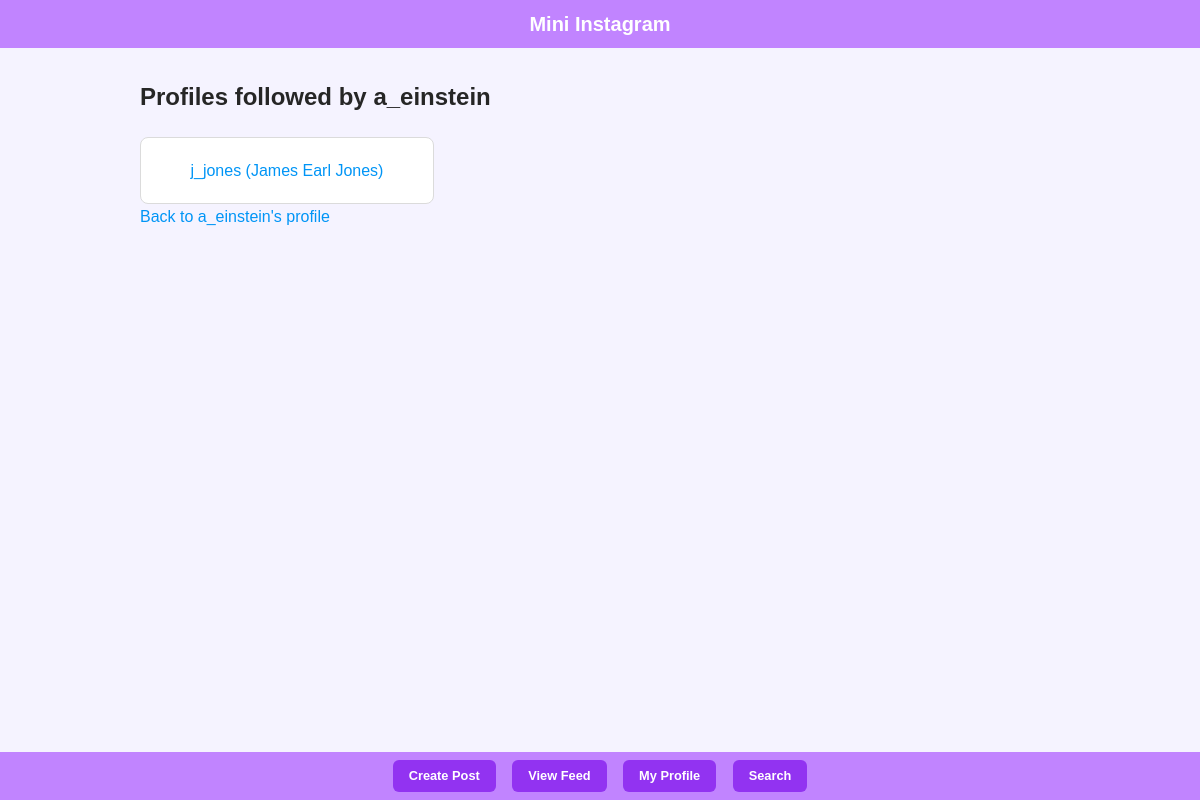
Page /mini_insta/profile/4/followers on the committed database.
### mini_insta/models.py (models this page shows, shortened)
class Profile(models.Model):
    username = models.CharField()
    display_name = models.TextField(blank=True)
    profile_image_url = models.URLField(blank=True)
    bio_text = models.TextField(blank=True)
    join_date = models.DateField(auto_now_add=True)
    def get_following(self):
        return list(Follow.objects.filter(follower_profile=self))

class Follow(models.Model):
    profile = models.ForeignKey(Profile, on_delete=models.CASCADE, related_name='propfile')
    follower_profile = models.ForeignKey(Profile, on_delete=models.CASCADE, related_name='follower_profile')
    timestamp = models.DateField(auto_now_add=True)

### mini_insta/views.py (the view)
# urls.py: path('profile/<int:pk>/followers', ShowFollowingDetailView.as_view(), name='show_following'), #route to show following of a profile
class ShowFollowingDetailView(DetailView):
    model = Profile
    template_name = 'mini_insta/show_following.html'
    context_object_name = 'profile'

### mini_insta/templates/mini_insta/show_following.html
{% extends 'mini_insta/base.html' %}
{% block content %}
    <h2>Profiles followed by {{ profile.username }}</h2>
    {% if profile.get_following %}
        <ul>
            {% for follow in profile.get_following %}
                <li>
                    <a href="{% url 'show_profile' follow.profile.pk %}">
                        {{ follow.profile.username }} ({{ follow.profile.display_name }})
                    </a>
                </li>
            {% endfor %}
        </ul>
    {% else %}
        <p>No following found.</p>
    {% endif %}
    <a href="{% url 'show_profile' profile.pk %}">Back to {{ profile.username }}'s profile</a>
{% endblock %}

### static/mini_insta/styles.css (style rules this page uses)
* { margin: 0; padding: 0; box-sizing: border-box; }
body { font-family: Helvetica, Arial, sans-serif; background-color: #f5f3ff; color: #262626; line-height: 1.6; padding-bottom: 2.5rem; min-height: 100vh; }
h2 { font-size: 1.5rem; font-weight: 600; margin-bottom: 1.25rem; }
ul { list-style: none; display: grid; grid-template-columns: repeat(auto-fill, minmax(15.625rem, 1fr)); gap: 1.2rem; padding: 0; }
li { background-color: #fff; border: 1px solid #dbdbdb; border-radius: 0.5rem; padding: 1.25rem; text-align: center; }
a { color: #0095f6; text-decoration: none; font-weight: 500; }

### rows in the picture
Profile: username "a_einstein"
Follow: profile.username "j_jones", profile.display_name "James Earl Jones"
